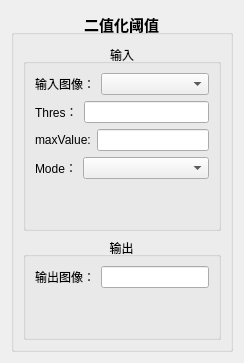
        <widget class="QWidget" name="page_14">
         <layout class="QVBoxLayout" name="verticalLayout_25">
          <item>
           <widget class="QGroupBox" name="groupBox_33">
            <property name="font">
             <font>
              <pointsize>11</pointsize>
              <bold>true</bold>
             </font>
            </property>
            <property name="autoFillBackground">
             <bool>true</bool>
            </property>
            <property name="title">
             <string>二值化阈值</string>
            </property>
            <property name="alignment">
             <set>Qt::AlignCenter</set>
            </property>
            <layout class="QVBoxLayout" name="verticalLayout_57">
             <item>
              <widget class="QGroupBox" name="groupBox_34">
               <property name="font">
                <font>
                 <pointsize>9</pointsize>
                 <bold>false</bold>
                </font>
               </property>
               <property name="title">
                <string>输入</string>
               </property>
               <property name="alignment">
                <set>Qt::AlignCenter</set>
               </property>
               <layout class="QVBoxLayout" name="verticalLayout_58">
                <item>
                 <layout class="QVBoxLayout" name="verticalLayout_59">
                  <item>
                   <layout class="QHBoxLayout" name="horizontalLayout_32" stretch="1,3">
                    <item>
                     <widget class="QLabel" name="label_30">
                      <property name="text">
                       <string>输入图像：</string>
                      </property>
                     </widget>
                    </item>
                    <item>
                     <widget class="QComboBox" name="comboBox"/>
                    </item>
                   </layout>
                  </item>
                  <item>
                   <layout class="QHBoxLayout" name="horizontalLayout_33" stretch="1,3">
                    <item>
                     <widget class="QLabel" name="label_31">
                      <property name="text">
                       <string>Thres：</string>
                      </property>
                     </widget>
                    </item>
                    <item>
                     <widget class="QLineEdit" name="lineEdit_31"/>
                    </item>
                   </layout>
                  </item>
                  <item>
                   <layout class="QHBoxLayout" name="horizontalLayout_2" stretch="1,3">
                    <item>
                     <widget class="QLabel" name="label">
                      <property name="text">
                       <string>maxValue:</string>
                      </property>
                     </widget>
                    </item>
                    <item>
                     <widget class="QLineEdit" name="lineEdit"/>
                    </item>
                   </layout>
                  </item>
                  <item>
                   <layout class="QHBoxLayout" name="horizontalLayout_7" stretch="1,3">
                    <item>
                     <widget class="QLabel" name="label_6">
                      <property name="text">
                       <string>Mode：</string>
                      </property>
                     </widget>
                    </item>
                    <item>
                     <widget class="QComboBox" name="comboBox_2"/>
                    </item>
                   </layout>
                  </item>
                 </layout>
                </item>
                <item>
                 <spacer name="verticalSpacer_16">
                  <property name="orientation">
                   <enum>Qt::Vertical</enum>
                  </property>
                  <property name="sizeHint" stdset="0">
                   <size>
                    <width>20</width>
                    <height>40</height>
                   </size>
                  </property>
                 </spacer>
                </item>
               </layout>
              </widget>
             </item>
             <item>
              <widget class="QGroupBox" name="groupBox_35">
               <property name="font">
                <font>
                 <pointsize>9</pointsize>
                 <bold>false</bold>
                </font>
               </property>
               <property name="title">
                <string>输出</string>
               </property>
               <property name="alignment">
                <set>Qt::AlignCenter</set>
               </property>
               <layout class="QVBoxLayout" name="verticalLayout_60">
                <item>
                 <layout class="QVBoxLayout" name="verticalLayout_61">
                  <item>
                   <layout class="QHBoxLayout" name="horizontalLayout_34">
                    <item>
                     <widget class="QLabel" name="label_32">
                      <property name="text">
                       <string>输出图像：</string>
                      </property>
                     </widget>
                    </item>
                    <item>
                     <widget class="QLineEdit" name="lineEdit_32"/>
                    </item>
                   </layout>
                  </item>
                 </layout>
                </item>
                <item>
                 <spacer name="verticalSpacer_17">
                  <property name="orientation">
                   <enum>Qt::Vertical</enum>
                  </property>
                  <property name="sizeHint" stdset="0">
                   <size>
                    <width>20</width>
                    <height>40</height>
                   </size>
                  </property>
                 </spacer>
                </item>
               </layout>
              </widget>
             </item>
            </layout>
           </widget>
          </item>
         </layout>
        </widget>
